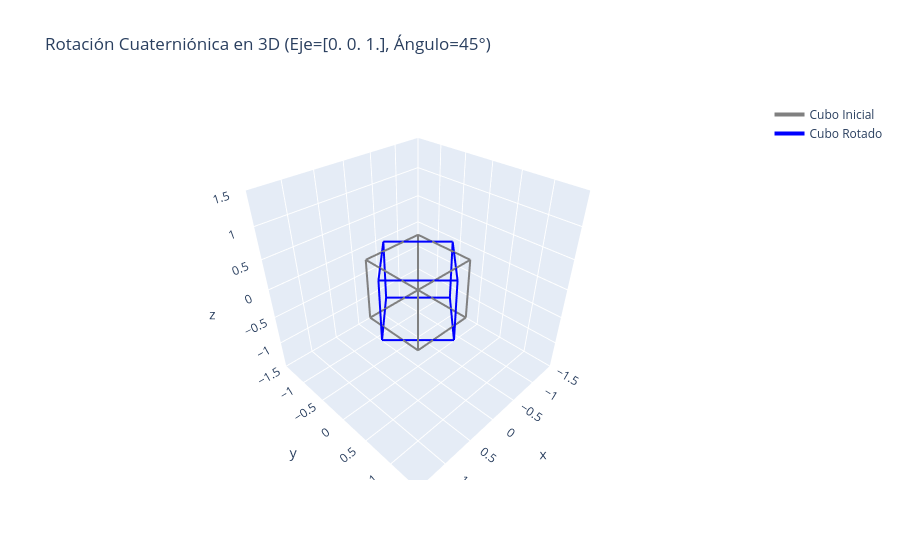

The notebook cell saved with this chart:
### Markdown cell above
---
## 5. Representación de Cuatro Parámetros (Cuaterniones Unitarios)

Para evitar el problema del "Gimbal Lock" sin tener que lidiar con los 9 parámetros de la matriz de rotación, la robótica moderna utiliza los **Cuaterniones Unitarios**.

Un cuaternión es una extensión de los números complejos ($Q = \eta + \epsilon_x\hat{i} + \epsilon_y\hat{j} + \epsilon_z\hat{k}$) que consta de una parte escalar ($\eta$) y un vector tridimensional ($\mathbf{\epsilon}$). 

### Mapeo analítico desde Eje-Ángulo
Se relacionan directamente con el Teorema de Euler. Si tenemos un eje de rotación unitario $\mathbf{r}$ y un ángulo $\vartheta$, las componentes del cuaternión se definen analíticamente como:
$$ \eta = \cos\left(\frac{\vartheta}{2}\right) $$
$$ \mathbf{\epsilon} = \sin\left(\frac{\vartheta}{2}\right)\mathbf{r} $$

Al imponerles la **condición de norma unitaria**:
$$ \eta^2 + \epsilon_x^2 + \epsilon_y^2 + \epsilon_z^2 = 1 $$
logran representar orientaciones de manera robusta globalmente. 

Además, los microcontroladores procesan los cuaterniones extremadamente rápido mediante el producto hamiltoniano, ya que dependen de multiplicaciones algebraicas en lugar de pesadas funciones trascendentes de trigonometría.

### Code cell
def graficar_rotacion_cuaternion(eje_vector, angulo_deg):
    eje_norm = np.array(eje_vector) / np.linalg.norm(eje_vector)
    
    # Calcular cuaternión matemáticamente usando las fórmulas explícitas
    theta_rad = np.radians(angulo_deg)
    eta = np.cos(theta_rad / 2)
    epsilon = np.sin(theta_rad / 2) * eje_norm
    q_math = [epsilon[0], epsilon[1], epsilon[2], eta] # Formato Scipy (x, y, z, w)
    
    # Instanciar el objeto de rotación de Scipy directamente desde el Cuaternión
    r = R.from_quat(q_math)
    matriz_R = r.as_matrix()
    
    print(f"1. Cuaternión analítico calculado: eta={np.round(eta, 3)}, epsilon={np.round(epsilon, 3)}")
    print(f"2. Cuaternión extraído de Scipy:  {np.round(r.as_quat(), 3)} (formato x,y,z,w)")
    
    # Generar un pequeño cubo (8 vértices)
    v = np.array([[-1,-1,-1], [1,-1,-1], [1,1,-1], [-1,1,-1], [-1,-1,1], [1,-1,1], [1,1,1], [-1,1,1]]) * 0.5
    
    # Rotar el cubo usando la matriz equivalente obtenida del cuaternión
    v_rot = (matriz_R @ v.T).T
    
    fig = go.Figure()
    
    # Función auxiliar para dibujar las aristas del cubo
    def draw_cube(vertices, color, name):
        edges = [(0,1), (1,2), (2,3), (3,0), (4,5), (5,6), (6,7), (7,4), (0,4), (1,5), (2,6), (3,7)]
        for i, edge in enumerate(edges):
            show_leg = True if i == 0 else False
            fig.add_trace(go.Scatter3d(x=[vertices[edge[0]][0], vertices[edge[1]][0]],
                                       y=[vertices[edge[0]][1], vertices[edge[1]][1]],
                                       z=[vertices[edge[0]][2], vertices[edge[1]][2]],
                                       mode='lines', line=dict(color=color, width=4), name=name, showlegend=show_leg))
            
    draw_cube(v, 'gray', 'Cubo Inicial')
    draw_cube(v_rot, 'blue', 'Cubo Rotado')
    
    fig.update_layout(title=f"Rotación Cuaterniónica en 3D (Eje={np.round(eje_norm,1)}, Ángulo={angulo_deg}°)",
                      scene=dict(xaxis=dict(range=[-1.5,1.5]), yaxis=dict(range=[-1.5,1.5]), zaxis=dict(range=[-1.5,1.5]), aspectmode='cube'))
    fig.show()

# Probemos rotar un cuerpo tridimensional 45 grados sobre el eje Z usando nuestro cuaternión
graficar_rotacion_cuaternion(eje_vector=[0, 0, 1], angulo_deg=45)

### Figure 1 — Plotly figure (JSON) as saved in the notebook; plotly's stock layout.template omitted (floating-point values rounded to 4 significant figures)
{"data": [{"line": {"color": "gray", "width": 4}, "mode": "lines", "name": "Cubo Inicial", "showlegend": true, "type": "scatter3d", "x": [-0.5, 0.5], "y": [-0.5, -0.5], "z": [-0.5, -0.5]}, {"line": {"color": "gray", "width": 4}, "mode": "lines", "name": "Cubo Inicial", "showlegend": false, "type": "scatter3d", "x": [0.5, 0.5], "y": [-0.5, 0.5], "z": [-0.5, -0.5]}, {"line": {"color": "gray", "width": 4}, "mode": "lines", "name": "Cubo Inicial", "showlegend": false, "type": "scatter3d", "x": [0.5, -0.5], "y": [0.5, 0.5], "z": [-0.5, -0.5]}, {"line": {"color": "gray", "width": 4}, "mode": "lines", "name": "Cubo Inicial", "showlegend": false, "type": "scatter3d", "x": [-0.5, -0.5], "y": [0.5, -0.5], "z": [-0.5, -0.5]}, {"line": {"color": "gray", "width": 4}, "mode": "lines", "name": "Cubo Inicial", "showlegend": false, "type": "scatter3d", "x": [-0.5, 0.5], "y": [-0.5, -0.5], "z": [0.5, 0.5]}, {"line": {"color": "gray", "width": 4}, "mode": "lines", "name": "Cubo Inicial", "showlegend": false, "type": "scatter3d", "x": [0.5, 0.5], "y": [-0.5, 0.5], "z": [0.5, 0.5]}, {"line": {"color": "gray", "width": 4}, "mode": "lines", "name": "Cubo Inicial", "showlegend": false, "type": "scatter3d", "x": [0.5, -0.5], "y": [0.5, 0.5], "z": [0.5, 0.5]}, {"line": {"color": "gray", "width": 4}, "mode": "lines", "name": "Cubo Inicial", "showlegend": false, "type": "scatter3d", "x": [-0.5, -0.5], "y": [0.5, -0.5], "z": [0.5, 0.5]}, {"line": {"color": "gray", "width": 4}, "mode": "lines", "name": "Cubo Inicial", "showlegend": false, "type": "scatter3d", "x": [-0.5, -0.5], "y": [-0.5, -0.5], "z": [-0.5, 0.5]}, {"line": {"color": "gray", "width": 4}, "mode": "lines", "name": "Cubo Inicial", "showlegend": false, "type": "scatter3d", "x": [0.5, 0.5], "y": [-0.5, -0.5], "z": [-0.5, 0.5]}, {"line": {"color": "gray", "width": 4}, "mode": "lines", "name": "Cubo Inicial", "showlegend": false, "type": "scatter3d", "x": [0.5, 0.5], "y": [0.5, 0.5], "z": [-0.5, 0.5]}, {"line": {"color": "gray", "width": 4}, "mode": "lines", "name": "Cubo Inicial", "showlegend": false, "type": "scatter3d", "x": [-0.5, -0.5], "y": [0.5, 0.5], "z": [-0.5, 0.5]}, {"line": {"color": "blue", "width": 4}, "mode": "lines", "name": "Cubo Rotado", "showlegend": true, "type": "scatter3d", "x": [5.551e-17, 0.7071], "y": [-0.7071, 5.551e-17], "z": [-0.5, -0.5]}, {"line": {"color": "blue", "width": 4}, "mode": "lines", "name": "Cubo Rotado", "showlegend": false, "type": "scatter3d", "x": [0.7071, -5.551e-17], "y": [5.551e-17, 0.7071], "z": [-0.5, -0.5]}, {"line": {"color": "blue", "width": 4}, "mode": "lines", "name": "Cubo Rotado", "showlegend": false, "type": "scatter3d", "x": [-5.551e-17, -0.7071], "y": [0.7071, -5.551e-17], "z": [-0.5, -0.5]}, {"line": {"color": "blue", "width": 4}, "mode": "lines", "name": "Cubo Rotado", "showlegend": false, "type": "scatter3d", "x": [-0.7071, 5.551e-17], "y": [-5.551e-17, -0.7071], "z": [-0.5, -0.5]}, {"line": {"color": "blue", "width": 4}, "mode": "lines", "name": "Cubo Rotado", "showlegend": false, "type": "scatter3d", "x": [5.551e-17, 0.7071], "y": [-0.7071, 5.551e-17], "z": [0.5, 0.5]}, {"line": {"color": "blue", "width": 4}, "mode": "lines", "name": "Cubo Rotado", "showlegend": false, "type": "scatter3d", "x": [0.7071, -5.551e-17], "y": [5.551e-17, 0.7071], "z": [0.5, 0.5]}, {"line": {"color": "blue", "width": 4}, "mode": "lines", "name": "Cubo Rotado", "showlegend": false, "type": "scatter3d", "x": [-5.551e-17, -0.7071], "y": [0.7071, -5.551e-17], "z": [0.5, 0.5]}, {"line": {"color": "blue", "width": 4}, "mode": "lines", "name": "Cubo Rotado", "showlegend": false, "type": "scatter3d", "x": [-0.7071, 5.551e-17], "y": [-5.551e-17, -0.7071], "z": [0.5, 0.5]}, {"line": {"color": "blue", "width": 4}, "mode": "lines", "name": "Cubo Rotado", "showlegend": false, "type": "scatter3d", "x": [5.551e-17, 5.551e-17], "y": [-0.7071, -0.7071], "z": [-0.5, 0.5]}, {"line": {"color": "blue", "width": 4}, "mode": "lines", "name": "Cubo Rotado", "showlegend": false, "type": "scatter3d", "x": [0.7071, 0.7071], "y": [5.551e-17, 5.551e-17], "z": [-0.5, 0.5]}, {"line": {"color": "blue", "width": 4}, "mode": "lines", "name": "Cubo Rotado", "showlegend": false, "type": "scatter3d", "x": [-5.551e-17, -5.551e-17], "y": [0.7071, 0.7071], "z": [-0.5, 0.5]}, {"line": {"color": "blue", "width": 4}, "mode": "lines", "name": "Cubo Rotado", "showlegend": false, "type": "scatter3d", "x": [-0.7071, -0.7071], "y": [-5.551e-17, -5.551e-17], "z": [-0.5, 0.5]}], "layout": {"scene": {"aspectmode": "cube", "xaxis": {"range": [-1.5, 1.5]}, "yaxis": {"range": [-1.5, 1.5]}, "zaxis": {"range": [-1.5, 1.5]}}, "title": {"text": "Rotación Cuaterniónica en 3D (Eje=[0. 0. 1.], Ángulo=45°)"}}}
